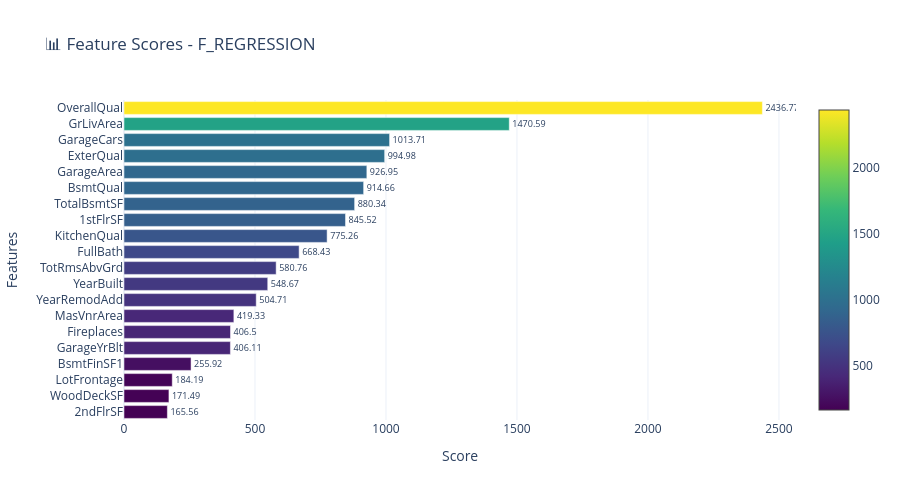

The code cell stored with this chart in its notebook:
### Code cell
# Reload module trước khi chạy (để áp dụng fix f_regression)
import importlib
from preprocess.feature import feature
importlib.reload(feature)
from preprocess.feature.feature import Feature

# Xử lý NaN values trước khi feature selection
df_with_target_clean = df_with_target.fillna(df_with_target.median(numeric_only=True))
print(f"✅ Đã xử lý {df_with_target.isna().sum().sum()} NaN values")

# Reinitialize feature_selector với data đã clean
feature_selector = Feature(df_with_target_clean, target_col='SalePrice', task='regression')

# Bây giờ chạy univariate selection với f_regression
feature_selector.univariate_selection(k=20, score_func='f_regression')

### Figure 1 — Plotly figure (JSON) as saved in the notebook; plotly's stock layout.template omitted (floating-point values rounded to 4 significant figures)
{"data": [{"marker": {"color": [2437.0, 1471.0, 1014.0, 995.0, 927.0, 914.7, 880.3, 845.5, 775.3, 668.4, 580.8, 548.7, 504.7, 419.3, 406.5, 406.1, 255.9, 184.2, 171.5, 165.6], "colorscale": [[0, "#440154"], [0.1111, "#482878"], [0.2222, "#3e4989"], [0.3333, "#31688e"], [0.4444, "#26828e"], [0.5556, "#1f9e89"], [0.6667, "#35b779"], [0.7778, "#6ece58"], [0.8889, "#b5de2b"], [1, "#fde725"]], "showscale": true}, "orientation": "h", "text": [2437.0, 1471.0, 1014.0, 995.0, 927.0, 914.7, 880.3, 845.5, 775.3, 668.4, 580.8, 548.7, 504.7, 419.3, 406.5, 406.1, 255.9, 184.2, 171.5, 165.6], "textposition": "outside", "type": "bar", "x": [2437.0, 1471.0, 1014.0, 995.0, 927.0, 914.7, 880.3, 845.5, 775.3, 668.4, 580.8, 548.7, 504.7, 419.3, 406.5, 406.1, 255.9, 184.2, 171.5, 165.6], "y": ["OverallQual", "GrLivArea", "GarageCars", "ExterQual", "GarageArea", "BsmtQual", "TotalBsmtSF", "1stFlrSF", "KitchenQual", "FullBath", "TotRmsAbvGrd", "YearBuilt", "YearRemodAdd", "MasVnrArea", "Fireplaces", "GarageYrBlt", "BsmtFinSF1", "LotFrontage", "WoodDeckSF", "2ndFlrSF"]}], "layout": {"height": 500, "title": {"text": "📊 Feature Scores - F_REGRESSION"}, "xaxis": {"title": {"text": "Score"}}, "yaxis": {"categoryorder": "total ascending", "title": {"text": "Features"}}}}
